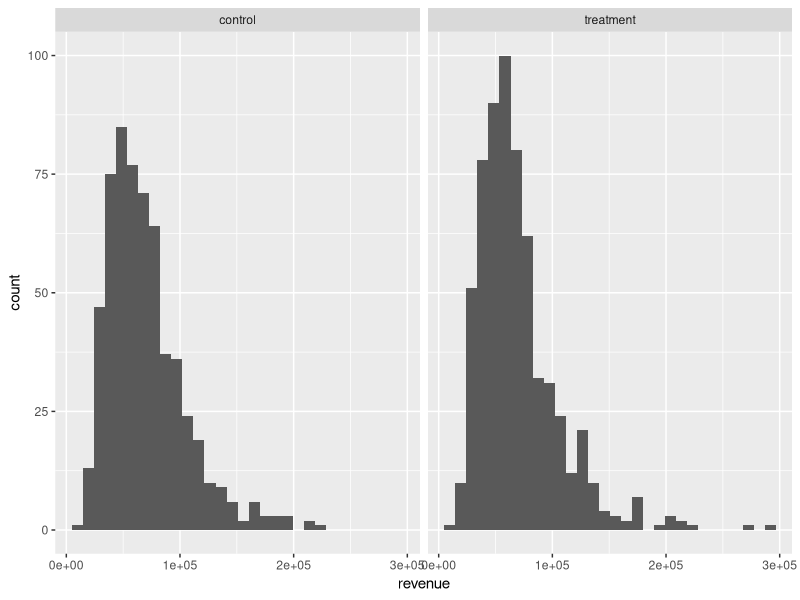
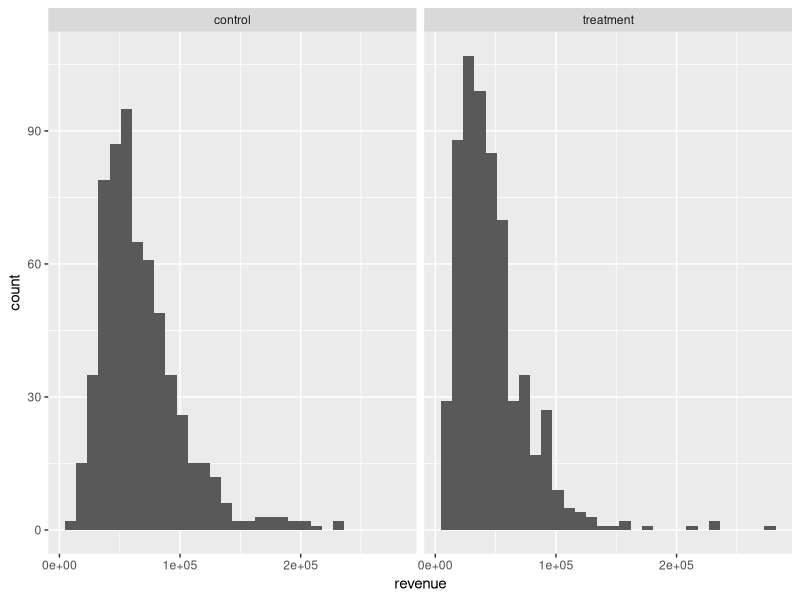

R code for these plots, in order:
## ---- chunk 1
knitr::opts_chunk$set(echo = TRUE)

library(tidyverse)
library(bookdown)    # for cross referencing figures and graphs; referencing
library(kableExtra)  # for nicer tables
library(here) # for working in an RProject

# NOTE: scripts 01_scrape_health_depts, 04_clean_restaurant_list_csvs, and 02_sampling_frame, 
# and markdown file data_simulation must have been run already

## ---- chunk 2
treatment_control_groups <- read_csv(here::here("outputs/treatment_control_groups.csv"))
treatment_control_groups
## ---- chunk 3
all_units_data <- read_csv(here::here("outputs/data/all_units_data.csv"))
all_units_data
## ---- chunk 4
table_for_surveys <- read_csv(here::here("outputs/table_for_surveys.csv"))
table_for_surveys
## ---- chunk 5
survey_1 <- read_csv(here("outputs/data/survey_1.csv"))
survey_2 <- read_csv(here("outputs/data/survey_2.csv"))
## ---- chunk 6
treat1 <- subset(survey_1, group == "treatment")
control1 <- subset(survey_1, group == "control")
t.test(treat1$revenue, control1$revenue)
## ---- chunk 7
survey_1 %>%
  group_by(group) %>%
  summarise(mean_revenue = mean(revenue, na.rm = TRUE),
            median_revenue = median(revenue, na.rm = TRUE),
            n = n())
## ---- chunk 8
survey_1 %>%
  ggplot(aes(x = revenue)) +
  geom_histogram() +
  facet_wrap(~group)
## ---- chunk 9
survey_2 %>%
  group_by(group) %>%
  summarise(mean_revenue = mean(revenue, na.rm = TRUE),
            median_revenue = median(revenue, na.rm = TRUE),
            n = n())
## ---- chunk 10
treat2 <- subset(survey_2, group == "treatment")
control2 <- subset(survey_2, group == "control")
t.test(treat2$revenue, control2$revenue)
## ---- chunk 11
survey_2 %>%
  ggplot(aes(x = revenue)) +
  geom_histogram() +
  facet_wrap(~group)
